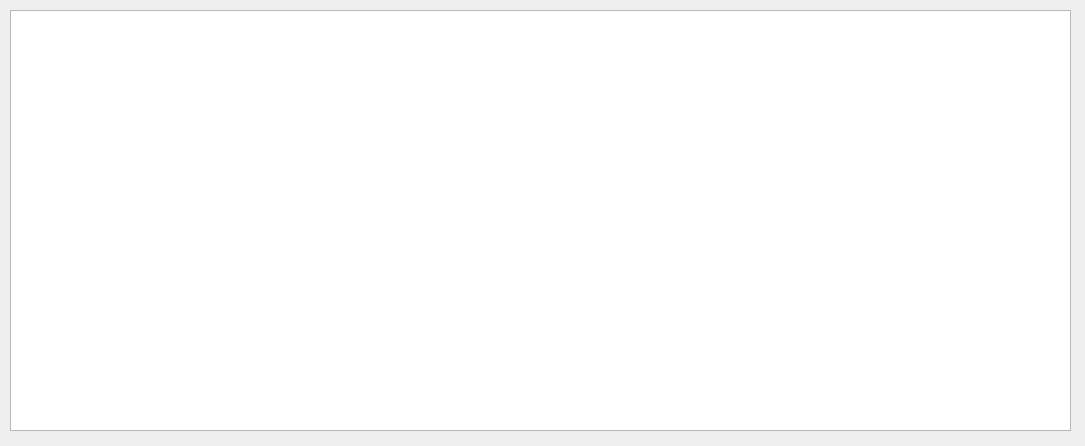
<?xml version="1.0" encoding="UTF-8"?>
<ui version="4.0">
 <class>Dialog</class>
 <widget class="QDialog" name="Dialog">
  <property name="geometry">
   <rect>
    <x>0</x>
    <y>0</y>
    <width>1085</width>
    <height>446</height>
   </rect>
  </property>
  <property name="windowTitle">
   <string>Dialog</string>
  </property>
  <widget class="QPlainTextEdit" name="rule_expression_plain_text_edit">
   <property name="geometry">
    <rect>
     <x>10</x>
     <y>10</y>
     <width>1061</width>
     <height>421</height>
    </rect>
   </property>
  </widget>
 </widget>
 <resources/>
 <connections/>
</ui>
